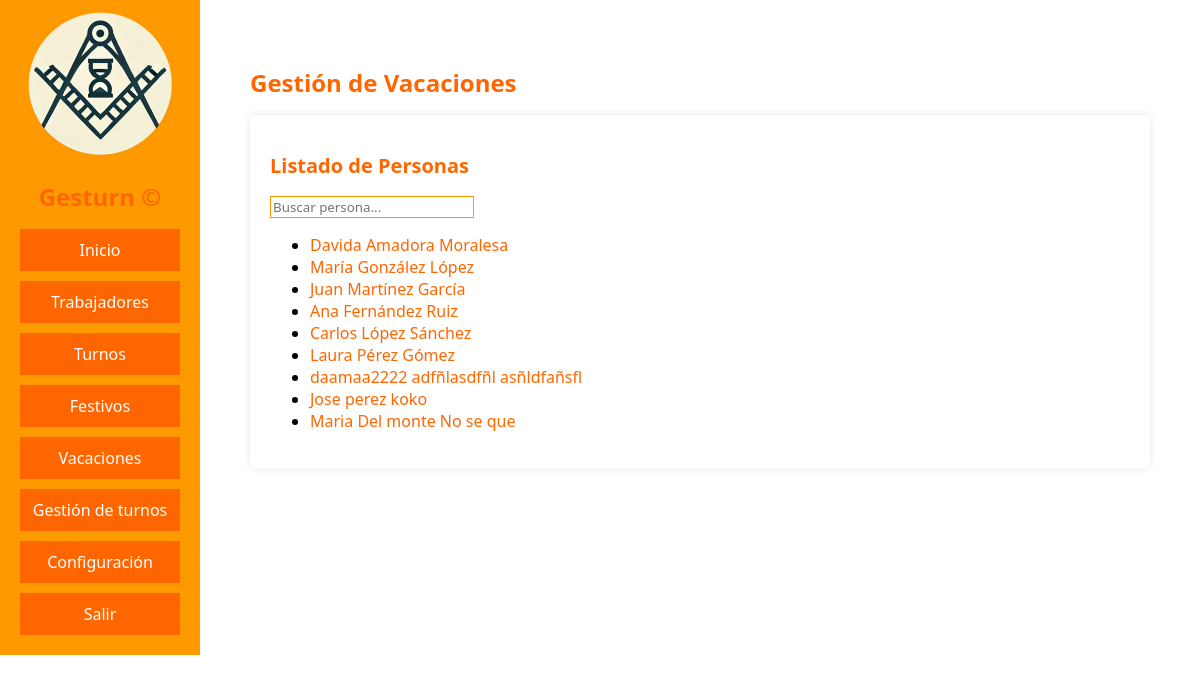
The app's page /vacaciones.php (signed in) with its own data.
### tables this page shows
CREATE TABLE `personas` (
  `id` int(11) NOT NULL,
  `nombre` varchar(50) NOT NULL,
  `apellido1` varchar(50) NOT NULL,
  `apellido2` varchar(50) NOT NULL,
  `email` varchar(100) NOT NULL,
  `telefono` int(11) NOT NULL,
  `foto` varchar(50) DEFAULT NULL,
  `fContrato` date NOT NULL,
  `fFinContrato` date NOT NULL,
  `dni` varchar(9) NOT NULL,
  `direccion` varchar(250) NOT NULL,
  `fNacimiento` date NOT NULL,
  `horas_semanales` int(11) NOT NULL DEFAULT 40,
  `acepta_horas_extra` tinyint(1) NOT NULL DEFAULT 0,
  `trabaja_festivos` tinyint(1) NOT NULL DEFAULT 0,
  `jornada_tipo` enum('completa','parcial') NOT NULL DEFAULT 'completa'
);

### controllers/vacaciones.php (called while the page is built, shortened)
<?php
require_once('models/vacaciones.php');
$trabajadores = obtener_trabajadores();
require_once('views/vacaciones.php');
?>

### vacaciones.php (called while the page is built, shortened)
<?php
require_once("includes/funciones.php");
require_once('controllers/vacaciones.php');
?>

### models/vacaciones.php (called while the page is built, shortened)
<?php
$host = 'localhost';
$dbname = 'gesturn';
$user = 'root';
$pass = '';
function conectar() {
    global $host, $user, $pass, $dbname;
    return new mysqli($host, $user, $pass, $dbname);
}
function obtener_trabajadores() {
    $conexion = conectar();
    $sql = "SELECT id, nombre, apellido1, apellido2 FROM personas";
    $resultado = $conexion->query($sql);
    $trabajadores = [];
    while ($fila = $resultado->fetch_assoc()) {
        $trabajadores[] = $fila;
    }
    return $trabajadores;
}
?>

### views/vacaciones.php (the view, shortened to what this page needs)
<!DOCTYPE html>
<html lang="es">
<head>
    <link rel="stylesheet" href="css/estilos.css">
</head>
<body>
    <div id="web">
        <header>
            <img src="images/logo-gesturn.png" alt="Gesturn - Gestión de turnos de empresa">
            <h1>Gesturn &copy;</h1>
        </header>
        <main>
            <h1>Gestión de Vacaciones</h1>
            <div class="contenedor-vacaciones">
                <div class="listado-personas">
                    <h2>Listado de Personas</h2>
                    <input type="text" id="buscar-persona" placeholder="Buscar persona...">
                    <ul>
                        <?php foreach ($trabajadores as $trabajador): ?>
                            <li>
                                <a href="?id=<?php echo $trabajador['id']; ?>">
                                    <?php echo $trabajador['nombre'] . ' ' . $trabajador['apellido1'] . ' ' . $trabajador['apellido2']; ?>
                                </a>
                            </li>
                        <?php endforeach; ?>
                    </ul>
                </div>
            </div>
        </main>
    </div>
</body>
</html>

### css/estilos.css (style rules this page uses)
* { color: black; font-family: 'Segoe UI', Tahoma, Geneva, Verdana, sans-serif; box-sizing: border-box; }
body { margin: 0; padding: 0; }
h1, h2, h3, a { color: #ff6600; }
h1 { font-size: 24px; }
h2 { font-size: 20px; }
a { text-decoration: none; }
#contenedor, #web { width: 100%; height: 100%; margin: 0; padding: 0; display: flex; justify-content: center; }
#web { align-items: start; }
header { text-align: center; background-color: #ff9900; color: #fff; padding: 10px; flex: 2; }
header img { width: 150px; }
main { flex: 10; padding: 50px; }
input { border: 1px solid #ff9900; }
.contenedor-vacaciones { display: flex; gap: 20px; }
.listado-personas { flex: 1; background-color: #fff; padding: 20px; border-radius: 5px; box-shadow: 0 0 10px rgba(0,0,0,0.1); }

### records on screen
personas: nombre "Davida", apellido1 "Amadora", apellido2 "Moralesa"
personas: nombre "María", apellido1 "González", apellido2 "López"
personas: nombre "Juan", apellido1 "Martínez", apellido2 "García"
personas: nombre "Ana", apellido1 "Fernández", apellido2 "Ruiz"
personas: nombre "Carlos", apellido1 "López", apellido2 "Sánchez"
personas: nombre "Laura", apellido1 "Pérez", apellido2 "Gómez"
personas: nombre "daamaa2222", apellido1 "adfñlasdfñl", apellido2 "asñldfañsfl"
personas: nombre "Jose", apellido1 "perez", apellido2 "koko"
personas: nombre "Maria", apellido1 "Del monte", apellido2 "No se que"
